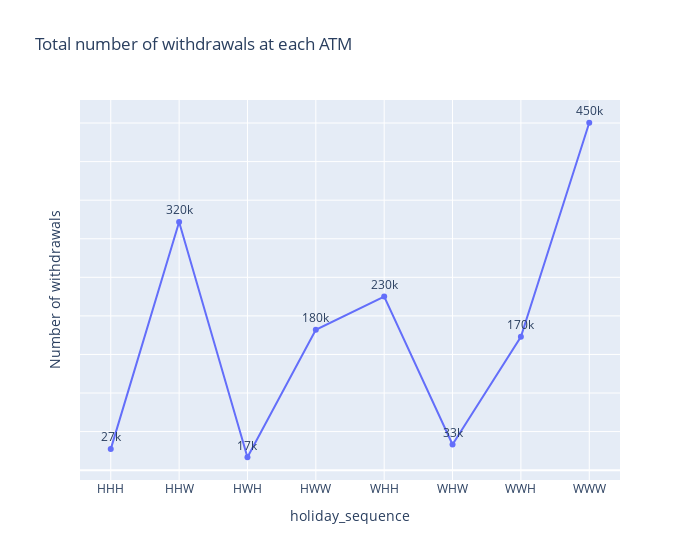
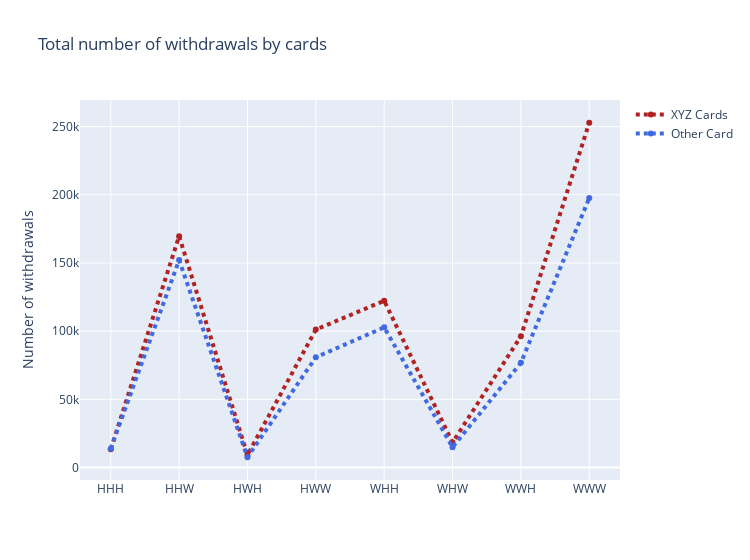

Notebook code cell kept with these figures, in order:
### Code cell
trace = px.line(atms,
                x=atms.index,
                y='no_of_withdrawals', width=700,
                markers=True, text='no_of_withdrawals',
                title= 'Total number of withdrawals at each ATM',
                labels={'atm_name':'', 'no_of_withdrawals':'Number of withdrawals'})

trace.update_yaxes(showticklabels=False)
trace.update_traces(texttemplate='%{text:.2s}', textposition='top center')
trace.show()

fig = go.Figure()

fig.add_trace(go.Scatter(x=atms.index, y=atms.xyz_card_withdrawals, 
                         name='XYZ Cards', line=dict(color='firebrick', width=4, dash='dot')))
fig.add_trace(go.Scatter(x=atms.index, y=atms.other_card_withdrawals,
                         name='Other Card', line=dict(color='royalblue', width=4, dash='dot')))
fig.update_layout(title='Total number of withdrawals by cards',
                  yaxis_title = 'Number of withdrawals',
                  width=750)
fig.show()

fig = go.Figure()

fig.add_trace(go.Scatter(x=atms_amt.index, y=atms_amt.amt_withdrawn_xyz, 
                         name='XYZ Cards', line=dict(color='firebrick', width=4, dash='dot')))
fig.add_trace(go.Scatter(x=atms_amt.index, y=atms_amt.amt_withdrawn_other,
                         name='Other Card', line=dict(color='royalblue', width=4, dash='dot')))
fig.update_layout(title='Average amount of withdrawals by cards',
                  yaxis_title = 'Average amount',
                  width=750)
fig.show()

### Figure 1 — Plotly figure (JSON) as saved in the notebook; plotly's stock layout.template omitted (floating-point values rounded to 4 significant figures)
{"data": [{"hovertemplate": "holiday_sequence=%{x}<br>Number of withdrawals=%{text}<extra></extra>", "legendgroup": "", "line": {"color": "#636efa", "dash": "solid"}, "marker": {"symbol": "circle"}, "mode": "lines+text+markers", "name": "", "orientation": "v", "showlegend": false, "text": [27284, 321778, 16737, 181938, 225041, 33249, 172999, 450374], "textposition": "top center", "texttemplate": "%{text:.2s}", "type": "scatter", "x": ["HHH", "HHW", "HWH", "HWW", "WHH", "WHW", "WWH", "WWW"], "xaxis": "x", "y": [27284, 321778, 16737, 181938, 225041, 33249, 172999, 450374], "yaxis": "y"}], "layout": {"legend": {"tracegroupgap": 0}, "title": {"text": "Total number of withdrawals at each ATM"}, "width": 700, "xaxis": {"anchor": "y", "domain": [0, 1], "title": {"text": "holiday_sequence"}}, "yaxis": {"anchor": "x", "domain": [0, 1], "showticklabels": false, "title": {"text": "Number of withdrawals"}}}}

### Figure 2 — Plotly figure (JSON) as saved in the notebook; plotly's stock layout.template omitted (floating-point values rounded to 4 significant figures)
{"data": [{"line": {"color": "firebrick", "dash": "dot", "width": 4}, "name": "XYZ Cards", "type": "scatter", "x": ["HHH", "HHW", "HWH", "HWW", "WHH", "WHW", "WWH", "WWW"], "y": [13429, 169657, 9202, 101118, 122274, 18336, 96217, 252809]}, {"line": {"color": "royalblue", "dash": "dot", "width": 4}, "name": "Other Card", "type": "scatter", "x": ["HHH", "HHW", "HWH", "HWW", "WHH", "WHW", "WWH", "WWW"], "y": [13855, 152121, 7535, 80820, 102767, 14913, 76782, 197565]}], "layout": {"title": {"text": "Total number of withdrawals by cards"}, "width": 750, "yaxis": {"title": {"text": "Number of withdrawals"}}}}
